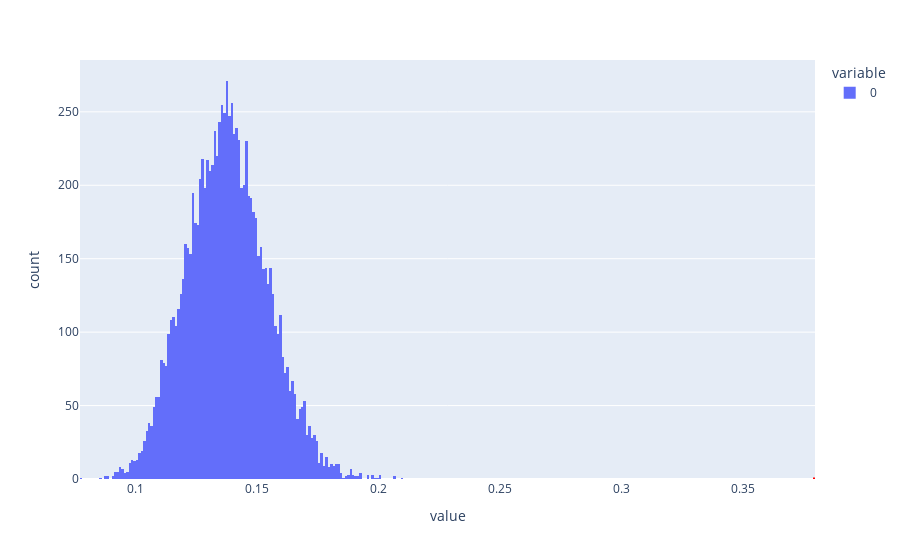

The code cell stored with this chart in its notebook:
### Markdown cell above
### Empirical Distribution of Test Statistics

### Code cell
fig = px.histogram(tvds)
if fig.data:
    fig.update_layout(
        shapes=[
            dict(
                type='line',
                x0=observed_tvd,
                x1=observed_tvd,
                y0=0,
                y1 = 1,
                line=dict(color='red', width=2)
            )
        ]
    )
fig.show()

### Figure 1 — Plotly figure (JSON) as saved in the notebook; plotly's stock layout.template omitted (floating-point values rounded to 4 significant figures; data arrays with more than 128 entries replaced by an {"elided": "..."} marker saying what was removed)
{"data": [{"alignmentgroup": "True", "bingroup": "x", "hovertemplate": "variable=0<br>value=%{x}<br>count=%{y}<extra></extra>", "legendgroup": "0", "marker": {"color": "#636efa", "pattern": {"shape": ""}}, "name": "0", "offsetgroup": "0", "orientation": "v", "showlegend": true, "type": "histogram", "x": {"elided": "10000 float values"}, "xaxis": "x", "yaxis": "y"}], "layout": {"barmode": "relative", "legend": {"title": {"text": "variable"}, "tracegroupgap": 0}, "margin": {"t": 60}, "shapes": [{"line": {"color": "red", "width": 2}, "type": "line", "x0": 0.3792, "x1": 0.3792, "y0": 0, "y1": 1}], "xaxis": {"anchor": "y", "domain": [0, 1], "title": {"text": "value"}}, "yaxis": {"anchor": "x", "domain": [0, 1], "title": {"text": "count"}}}}
